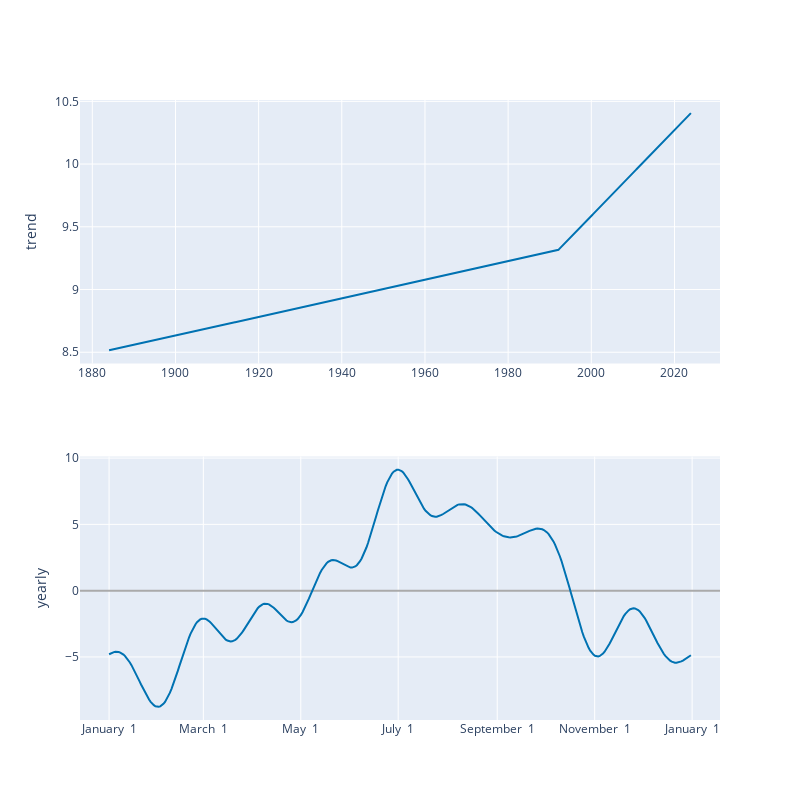

Notebook cell for this chart:
### Code cell
from prophet.plot import plot_components_plotly

plot_components_plotly(prophet, forecast, figsize=(800, 400))

### Figure 1 — Plotly figure (JSON) as saved in the notebook; plotly's stock layout.template omitted (floating-point values rounded to 4 significant figures; data arrays with more than 128 entries replaced by an {"elided": "..."} marker saying what was removed)
{"data": [{"line": {"color": "#0072B2", "width": 2}, "mode": "lines", "name": "trend", "type": "scatter", "x": {"elided": "1680 str values"}, "xaxis": "x", "y": {"elided": "1680 float values"}, "yaxis": "y"}, {"line": {"color": "#0072B2", "width": 2}, "mode": "lines", "name": "yearly", "type": "scatter", "x": {"elided": "365 str values"}, "xaxis": "x2", "y": {"elided": "365 float values"}, "yaxis": "y2"}], "layout": {"height": 800, "showlegend": false, "width": 800, "xaxis": {"anchor": "y", "domain": [0, 1], "range": ["1877-01-15T20:24:00", "2030-12-13T03:36:00"], "type": "date"}, "xaxis2": {"anchor": "y2", "domain": [0, 1], "range": ["2016-12-13T18:54:02.958904115", "2018-01-18T11:04:57.863013581"], "tickformat": "%B %e", "type": "date"}, "yaxis": {"anchor": "x", "domain": [0.575, 1], "rangemode": "normal", "title": {"text": "trend"}, "zerolinecolor": "#AAA"}, "yaxis2": {"anchor": "x2", "domain": [0, 0.425], "title": {"text": "yearly"}, "zerolinecolor": "#AAA"}}}
